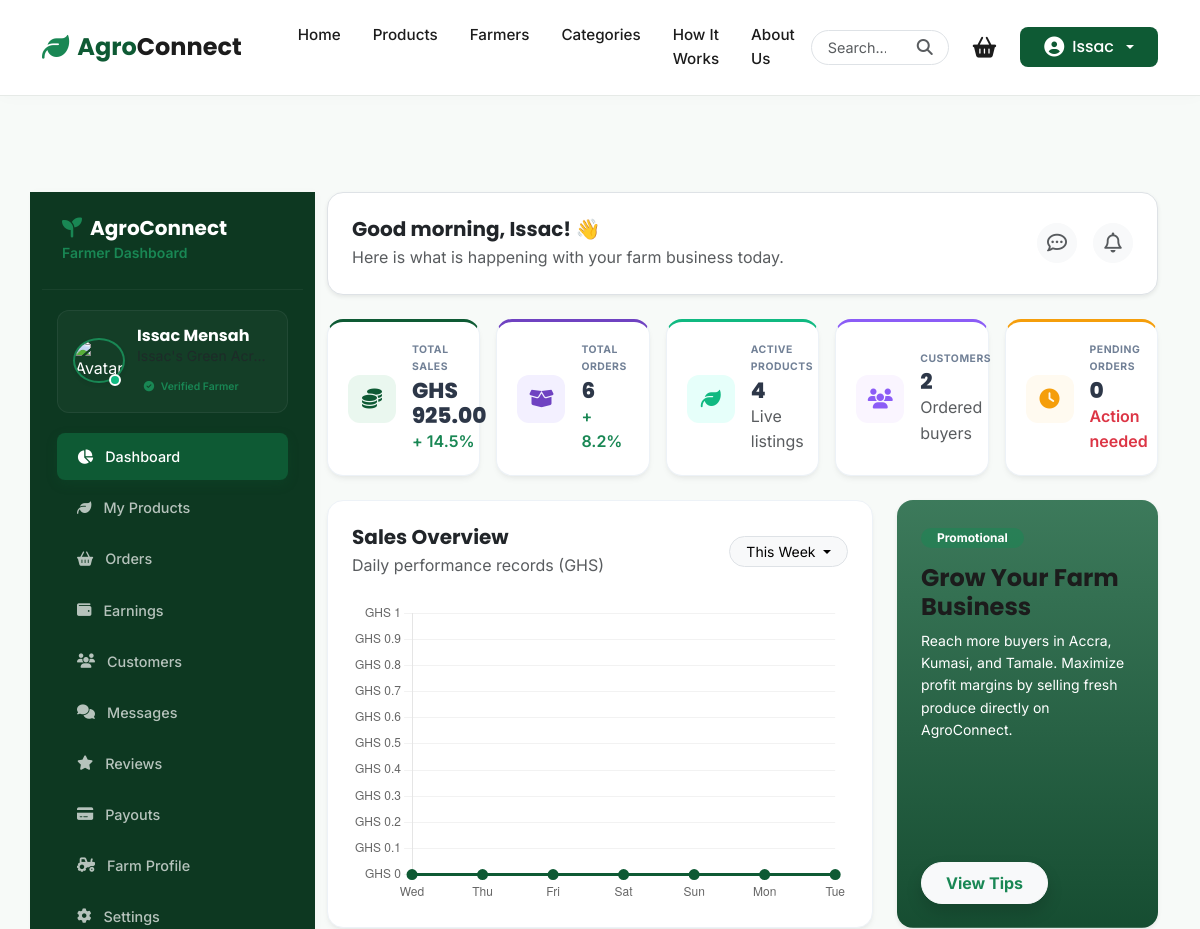
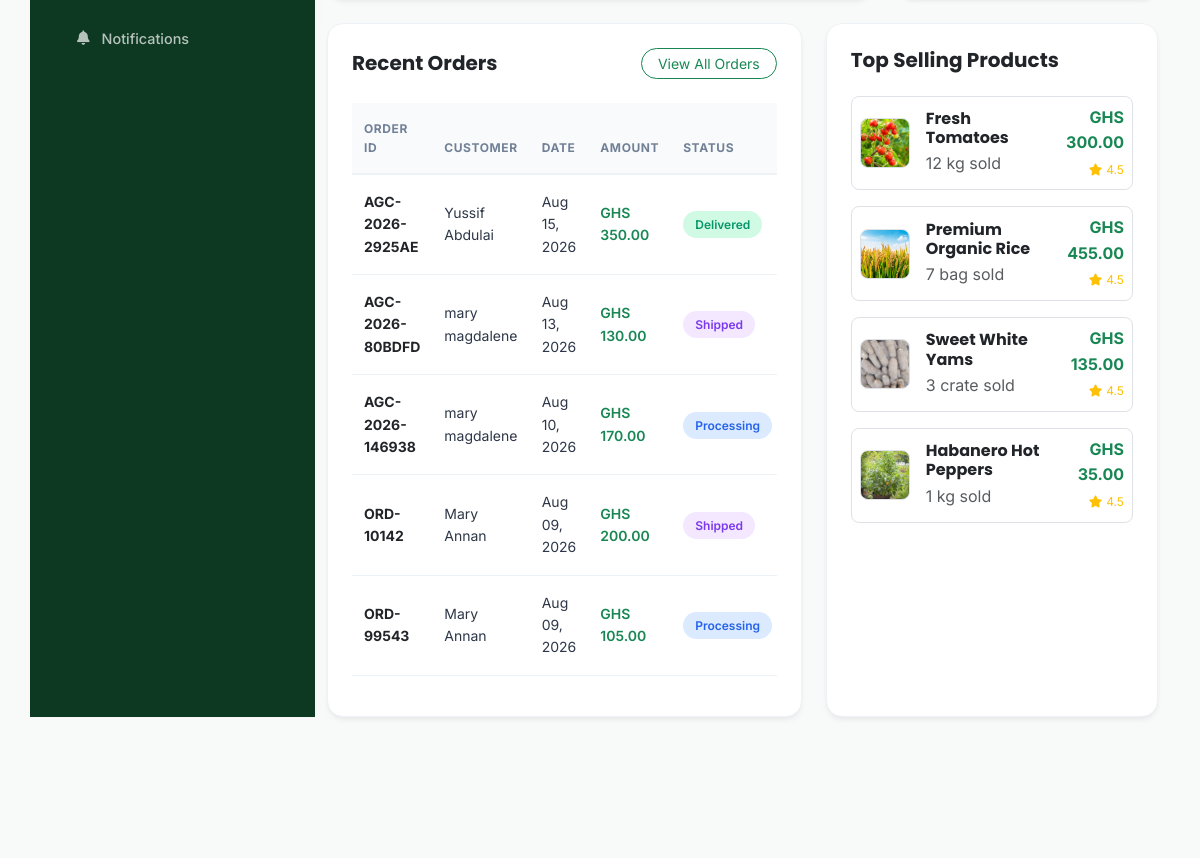
/farmer/ (signed in, upper part), run on an earlier commit of the app's database (2 pictures, top to bottom).
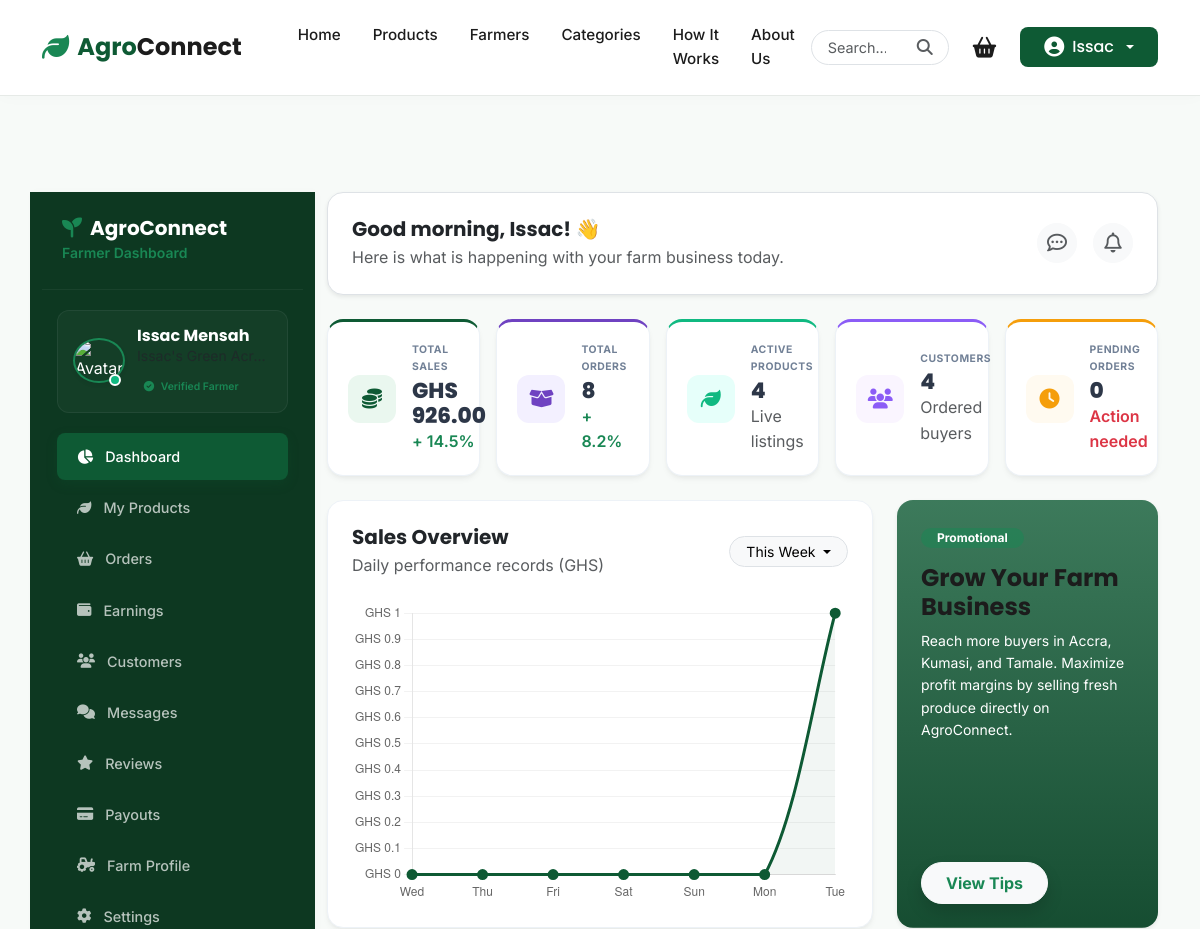
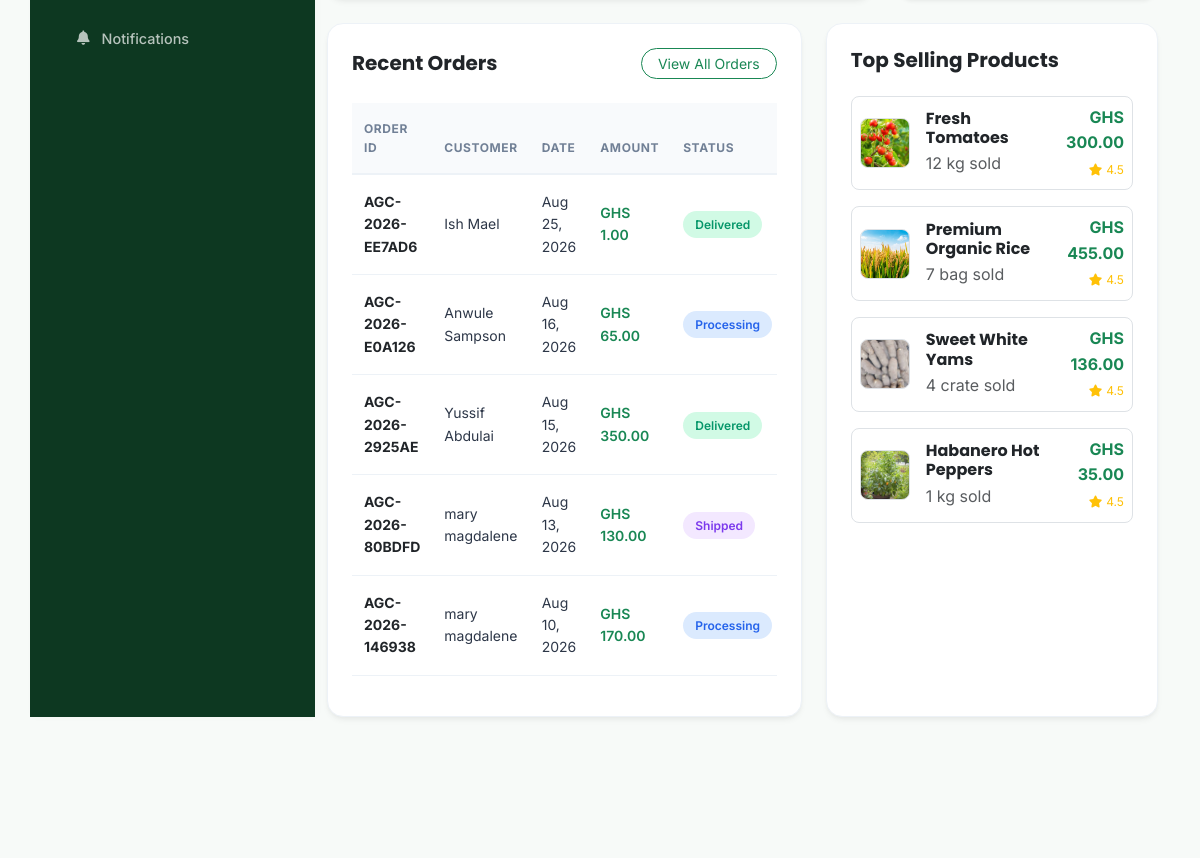
And on a later commit of the database (2 pictures, top to bottom).
### orders/models.py (models this page shows, shortened)
class Order(models.Model):
    class StatusChoices(models.TextChoices):
        PENDING = 'PENDING', 'Pending'
        PROCESSING = 'PROCESSING', 'Processing'
        SHIPPED = 'SHIPPED', 'Shipped'
        DELIVERED = 'DELIVERED', 'Delivered'
        CANCELLED = 'CANCELLED', 'Cancelled'
    class PaymentMethodChoices(models.TextChoices):
        MOBILE_MONEY = 'MOBILE_MONEY', 'Mobile Money'
        CARD_PAYMENT = 'CARD_PAYMENT', 'Card Payment'
        CASH_ON_DELIVERY = 'CASH_ON_DELIVERY', 'Cash on Delivery'
    class PaymentStatusChoices(models.TextChoices):
        UNPAID = 'UNPAID', 'Unpaid'
        PAID = 'PAID', 'Paid'
        REFUNDED = 'REFUNDED', 'Refunded'
    user = models.ForeignKey(settings.AUTH_USER_MODEL, on_delete=models.SET_NULL, null=True, blank=True, related_name='orders')
    order_number = models.CharField(max_length=50, unique=True)
    full_name = models.CharField(max_length=150)
    phone = models.CharField(max_length=20)
    delivery_address = models.TextField()
    region = models.CharField(max_length=50, choices=GHANA_REGIONS)
    city = models.CharField(max_length=100)
    payment_method = models.CharField(max_length=30, choices=PaymentMethodChoices.choices, default=PaymentMethodChoices.MOBILE_MONEY)
    payment_status = models.CharField(max_length=20, choices=PaymentStatusChoices.choices, default=PaymentStatusChoices.UNPAID)
    momo_provider = models.CharField(max_length=50, blank=True, null=True)
    momo_number = models.CharField(max_length=20, blank=True, null=True)
    transaction_id = models.CharField(max_length=100, blank=True, null=True)
    subtotal = models.DecimalField(max_digits=10, decimal_places=2)
    delivery_fee = models.DecimalField(max_digits=10, decimal_places=2, default=10.00)
    total = models.DecimalField(max_digits=10, decimal_places=2)
    status = models.CharField(max_length=20, choices=StatusChoices.choices, default=StatusChoices.PENDING)
    created_at = models.DateTimeField(auto_now_add=True)
    updated_at = models.DateTimeField(auto_now=True)

### products/models.py (models this page shows, shortened)
class Product(models.Model):
    farmer = models.ForeignKey('farmers.FarmerProfile', on_delete=models.CASCADE, related_name='products')
    category = models.ForeignKey(Category, on_delete=models.SET_NULL, null=True, related_name='products')
    name = models.CharField(max_length=200)
    slug = models.SlugField(unique=True, max_length=220)
    description = models.TextField()
    price = models.DecimalField(max_digits=10, decimal_places=2)
    unit = models.CharField(max_length=50, help_text="e.g., kg, piece, bag, bunch")
    stock_quantity = models.IntegerField(default=0)
    main_image = models.ImageField(upload_to='products/', blank=True, null=True)
    location = models.CharField(max_length=255, help_text="Specific market or farm location")
    is_available = models.BooleanField(default=True)
    is_featured = models.BooleanField(default=False)
    discount_price = models.DecimalField(max_digits=10, decimal_places=2, blank=True, null=True)
    rating = models.DecimalField(max_digits=3, decimal_places=2, default=4.5)
    review_count = models.IntegerField(default=0)
    created_at = models.DateTimeField(auto_now_add=True)
    updated_at = models.DateTimeField(auto_now=True)

### farmers/farmer_views.py (the view)
    def wrapper(request, *args, **kwargs):
        if not request.user.is_authenticated:
            return redirect('login')
        if request.user.account_type != 'FARMER':
            messages.error(request, "Access denied. Only registered farmers can access the Farmer Dashboard.")
            return redirect('dashboard')
        if not hasattr(request.user, 'farmer_profile'):
            messages.error(request, "Farmer Profile not found. Please contact support.")
            return redirect('home')
        return view_func(request, *args, **kwargs)

### accounts/context_processors.py (called while the page is built)
def wishlist_context(request):
    if request.user.is_authenticated and request.user.account_type == 'BUYER':
        ids = set(
            Wishlist.objects.filter(buyer=request.user).values_list('product_id', flat=True)
        )
        return {'user_wishlist_ids': ids}
    return {'user_wishlist_ids': set()}

### cart/context_processors.py (called while the page is built)
def cart_count(request):
    count = 0
    if request.user.is_authenticated:
        cart = Cart.objects.filter(user=request.user).first()
        if cart:
            count = cart.total_items
    else:
        cart_id = request.session.get('cart_id')
        if cart_id:
            cart = Cart.objects.filter(id=cart_id).first()
            if cart:
                count = cart.total_items
    return {'cart_count': count}

### templates/farmer/dashboard.html (shortened to what the changed rows need)
{% extends "farmer/base_farmer.html" %}
{% load static %}
{% block buyer_content %}
<div class="row row-cols-1 row-cols-sm-2 row-cols-md-3 row-cols-lg-5 g-3 mb-4">
    <div class="col">
        <a href="{% url 'farmer_earnings' %}" class="text-decoration-none d-block h-100">
            <div class="stats-card card-sales">
                <div>
                    <span class="stats-card-title">Total Sales</span>
                    <h3 class="stats-card-number">GHS {{ total_sales|floatformat:2 }}</h3>
                    <span class="text-success font-xs fw-semibold">{{ sales_growth }}</span>
                </div>
            </div>
        </a>
    </div>
    <div class="col">
        <a href="{% url 'farmer_orders' %}" class="text-decoration-none d-block h-100">
            <div class="stats-card card-orders">
                <div>
                    <span class="stats-card-title">Total Orders</span>
                    <h3 class="stats-card-number">{{ total_orders }}</h3>
                    <span class="text-success font-xs fw-semibold">{{ orders_growth }}</span>
                </div>
            </div>
        </a>
    </div>
    <div class="col">
        <a href="{% url 'farmer_customers' %}" class="text-decoration-none d-block h-100">
            <div class="stats-card card-rewards">
                <div>
                    <span class="stats-card-title">Customers</span>
                    <h3 class="stats-card-number">{{ total_customers }}</h3>
                    <span class="text-muted font-xs">Ordered buyers</span>
                </div>
            </div>
        </a>
    </div>
</div>
<div class="row g-4 mb-4">
    <div class="col-lg-8">
        <div class="agro-card h-100">
            <div style="height: 300px;">
                <canvas id="salesOverviewChart"></canvas>
            </div>
        </div>
    </div>
</div>
<div class="row g-4">
    <div class="col-lg-7">
        <div class="agro-card h-100">
            <div class="table-responsive">
                <table class="table align-middle">
                    <thead>
                        <tr>
                            <th>Order ID</th>
                            <th>Customer</th>
                            <th>Date</th>
                            <th>Amount</th>
                            <th>Status</th>
                        </tr>
                    </thead>
                    <tbody>
                        {% for ord in recent_orders %}
                            <tr>
                                <td><span class="fw-bold text-dark">{{ ord.order_number }}</span></td>
                                <td>{{ ord.full_name }}</td>
                                <td>{{ ord.created_at|date:"M d, Y" }}</td>
                                <td><span class="fw-semibold text-success">GHS {{ ord.amount|floatformat:2 }}</span></td>
                                <td>
                                    {% if ord.status == 'PENDING' %}
                                        <span class="badge-status badge-pending">Pending</span>
                                    {% elif ord.status == 'PROCESSING' %}
                                        <span class="badge-status badge-processing">Processing</span>
                                    {% elif ord.status == 'SHIPPED' %}
                                        <span class="badge-status badge-shipped">Shipped</span>
                                    {% elif ord.status == 'DELIVERED' %}
                                        <span class="badge-status badge-delivered">Delivered</span>
                                    {% else %}
                                        <span class="badge-status badge-cancelled">Cancelled</span>
                                    {% endif %}
                                </td>
                            </tr>
                        {% endfor %}
                    </tbody>
                </table>
            </div>
        </div>
    </div>
    <div class="col-lg-5">
        <div class="agro-card h-100">
            <div class="d-flex flex-column gap-3">
                {% for prod in top_selling %}
                    <div class="d-flex align-items-center justify-content-between p-2 rounded-3 border">
                        <div class="d-flex align-items-center gap-3">
                            <div style="width: 50px; height: 50px; flex-shrink: 0;">
                                {% if prod.product__main_image %}
                                    <img src="/media/{{ prod.product__main_image }}" alt="Crop" class="w-100 h-100 object-fit-cover rounded-3 border">
                                {% else %}
                                    <img src="https://images.unsplash.com/photo-1546069901-ba9599a7e63c?auto=format&fit=crop&w=100&q=80" alt="Fallback" class="w-100 h-100 object-fit-cover rounded-3 border">
                                {% endif %}
                            </div>
                            <div>
                                <h6 class="fw-bold text-dark mb-1 font-sm">{{ prod.product__name }}</h6>
                                <span class="text-muted font-xs">{{ prod.qty_sold }} {{ prod.product__unit }} sold</span>
                            </div>
                        </div>
                        <div class="text-end">
                            <span class="text-success fw-bold font-sm d-block">GHS {{ prod.revenue|floatformat:2 }}</span>
                            <span class="small text-warning" style="font-size: 0.75rem;"><i class="fas fa-star me-1"></i>{{ prod.product__rating|default:"4.5" }}</span>
                        </div>
                    </div>
                {% empty %}
                    <div class="text-center py-5 text-muted">
                        <i class="fas fa-seedling fa-2x mb-2 text-success opacity-50"></i>
                        <p class="mb-0 font-sm">No sales recorded yet.</p>
                    </div>
                {% endfor %}
            </div>
        </div>
    </div>
</div>
{% endblock %}
{% block farmer_js %}
<script>
    document.addEventListener('DOMContentLoaded', function() {
        const ctx = document.getElementById('salesOverviewChart').getContext('2d');
        const labels = {{ chart_labels|safe }};
        const dataValues = {{ chart_values|safe }};
        new Chart(ctx, {
            type: 'line',
            data: {
                labels: labels,
                datasets: [{
                    label: 'Sales Revenue (GHS)',
                    data: dataValues,
                    borderColor: '#0E5A34',
                    backgroundColor: 'rgba(14, 90, 52, 0.05)',
                    borderWidth: 3,
                    fill: true,
                    tension: 0.3,
                    pointBackgroundColor: '#0E5A34',
                    pointRadius: 4
                }]
            },
            options: {
                responsive: true,
                maintainAspectRatio: false,
                plugins: {
                    legend: { display: false }
                },
                scales: {
                    y: {
                        beginAtZero: true,
                        grid: {
                            color: 'rgba(0, 0, 0, 0.05)'
                        },
                        ticks: {
                            callback: function(value) { return 'GHS ' + value; }
                        }
                    },
                    x: {
                        grid: { display: false }
                    }
                }
            }
        });
    });
</script>
{% endblock %}

What changed in the data, as far as the page shows it:
no longer on this page (row unchanged): Order: order_number "ORD-10142", full_name "Mary Annan", created_at "Aug 09, 2026"
no longer on this page (row unchanged): Order: order_number "ORD-99543", full_name "Mary Annan", created_at "Aug 09, 2026"
added Order: order_number "AGC-2026-EE7AD6", full_name "Ish Mael", created_at "Aug 25, 2026"
added Order: order_number "AGC-2026-E0A126", full_name "Anwule Sampson", created_at "Aug 16, 2026"
changed Product "Sweet White Yams": qty_sold "3" → "4"; revenue "135.00" → "136.00"
Also different on the page:
{{ total_sales|floatformat:2 }}: "925.00" → "926.00"
{{ total_orders }}: "6" → "8"
{{ total_customers }}: "2" → "4"
chart data {{ chart_values|safe }}: [0.0, 0.0, 0.0, 0.0, 0.0, 0.0, 0.0] → [0.0, 0.0, 0.0, 0.0, 0.0, 0.0, 1.0]
new list line: "GHS 1.00 Delivered"
new list line: "GHS 65.00 Processing"
list line gone: "GHS 200.00 Shipped"
list line gone: "GHS 105.00 Processing"
